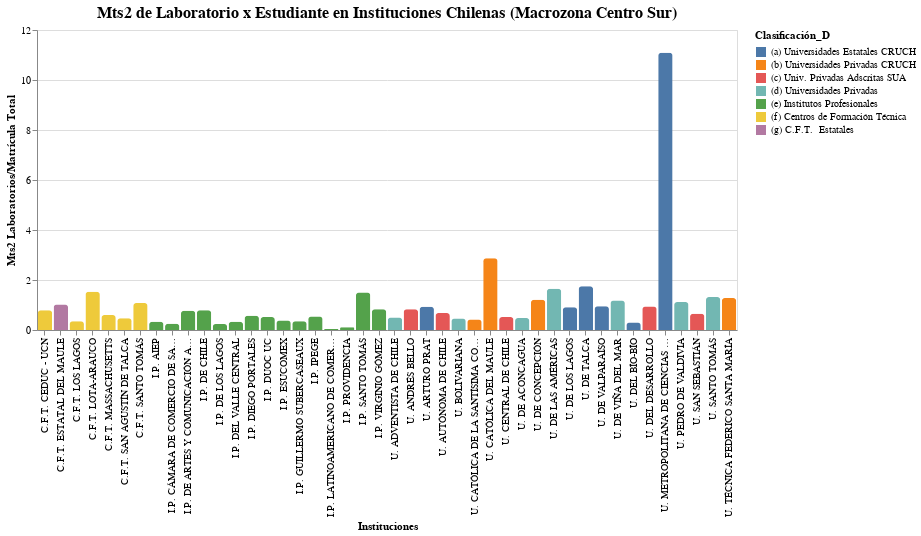

Source (notebook cell):
### Code cell
## PLOT por regiones
bars = alt.Chart(df_infra_zona_mts2).mark_bar(
    cornerRadiusTopLeft=3,
    cornerRadiusTopRight=3
).encode(
    y = alt.Y('Measure Values 2:Q',title="Mts2 Laboratorios/Matrícula Total"),
    x=alt.X('Nombre de Institución:O',title="Instituciones",axis={"labelAngle":-90}),
    color='Clasificación_D:N',
    #column='Clasificación_D:N'

).properties( width=700).resolve_scale(
    #y='independent',
    x='independent'
).properties(
    title="Mts2 de Laboratorio x Estudiante en Instituciones Chilenas (Macrozona Centro Sur)",
    
).configure_title(fontSize=16,anchor="middle")

#bars.save("inst_estu_labs_macrozona.png",scale_factor=2.0)
bars

### Figure 1 — Vega-Lite specification as saved in the notebook (floating-point values rounded to 4 significant figures)
{"config": {"view": {"continuousWidth": 400, "continuousHeight": 300}, "title": {"anchor": "middle", "fontSize": 16}}, "data": {"name": "data-bf31875601f0ad00f99e1e1c3d23f8a1"}, "mark": {"type": "bar", "cornerRadiusTopLeft": 3, "cornerRadiusTopRight": 3}, "encoding": {"color": {"type": "nominal", "field": "Clasificación_D"}, "x": {"type": "ordinal", "axis": {"labelAngle": -90}, "field": "Nombre de Institución", "title": "Instituciones"}, "y": {"type": "quantitative", "field": "Measure Values 2", "title": "Mts2 Laboratorios/Matrícula Total"}}, "resolve": {"scale": {"x": "independent"}}, "title": "Mts2 de Laboratorio x Estudiante en Instituciones Chilenas (Macrozona Centro Sur)", "width": 700, "$schema": "https://vega.github.io/schema/vega-lite/v4.8.1.json", "datasets": {"data-bf31875601f0ad00f99e1e1c3d23f8a1": [{"Clasificación_D": "(a) Universidades Estatales CRUCH", "Nombre de Institución": "U. METROPOLITANA DE CIENCIAS DE LA EDUCACIÓN", "Measure Names": "Matrícula Total / Mts2 Laboratorios", "Measure Values": 0.09014, "Measure Values 2": 11.09}, {"Clasificación_D": "(a) Universidades Estatales CRUCH", "Nombre de Institución": "U. DEL BÍO-BÍO", "Measure Names": "Matrícula Total / Mts2 Laboratorios", "Measure Values": 3.361, "Measure Values 2": 0.2976}, {"Clasificación_D": "(a) Universidades Estatales CRUCH", "Nombre de Institución": "U. DE VALPARAÍSO", "Measure Names": "Matrícula Total / Mts2 Laboratorios", "Measure Values": 1.048, "Measure Values 2": 0.9539}, {"Clasificación_D": "(a) Universidades Estatales CRUCH", "Nombre de Institución": "U. DE TALCA", "Measure Names": "Matrícula Total / Mts2 Laboratorios", "Measure Values": 0.5726, "Measure Values 2": 1.746}, {"Clasificación_D": "(a) Universidades Estatales CRUCH", "Nombre de Institución": "U. DE LOS LAGOS", "Measure Names": "Matrícula Total / Mts2 Laboratorios", "Measure Values": 1.103, "Measure Values 2": 0.9069}, {"Clasificación_D": "(a) Universidades Estatales CRUCH", "Nombre de Institución": "U. ARTURO PRAT", "Measure Names": "Matrícula Total / Mts2 Laboratorios", "Measure Values": 1.073, "Measure Values 2": 0.9317}, {"Clasificación_D": "(b) Universidades Privadas CRUCH", "Nombre de Institución": "U. TÉCNICA FEDERICO SANTA MARÍA", "Measure Names": "Matrícula Total / Mts2 Laboratorios", "Measure Values": 0.7813, "Measure Values 2": 1.28}, {"Clasificación_D": "(b) Universidades Privadas CRUCH", "Nombre de Institución": "U. DE CONCEPCIÓN", "Measure Names": "Matrícula Total / Mts2 Laboratorios", "Measure Values": 0.8254, "Measure Values 2": 1.212}, {"Clasificación_D": "(b) Universidades Privadas CRUCH", "Nombre de Institución": "U. CATÓLICA DEL MAULE", "Measure Names": "Matrícula Total / Mts2 Laboratorios", "Measure Values": 0.3484, "Measure Values 2": 2.871}, {"Clasificación_D": "(b) Universidades Privadas CRUCH", "Nombre de Institución": "U. CATÓLICA DE LA SANTÍSIMA CONCEPCIÓN", "Measure Names": "Matrícula Total / Mts2 Laboratorios", "Measure Values": 2.406, "Measure Values 2": 0.4157}, {"Clasificación_D": "(c) Univ. Privadas Adscritas SUA", "Nombre de Institución": "U. SAN SEBASTIÁN", "Measure Names": "Matrícula Total / Mts2 Laboratorios", "Measure Values": 1.528, "Measure Values 2": 0.6543}, {"Clasificación_D": "(c) Univ. Privadas Adscritas SUA", "Nombre de Institución": "U. DEL DESARROLLO", "Measure Names": "Matrícula Total / Mts2 Laboratorios", "Measure Values": 1.068, "Measure Values 2": 0.9359}, {"Clasificación_D": "(c) Univ. Privadas Adscritas SUA", "Nombre de Institución": "U. CENTRAL DE CHILE", "Measure Names": "Matrícula Total / Mts2 Laboratorios", "Measure Values": 1.917, "Measure Values 2": 0.5215}, {"Clasificación_D": "(c) Univ. Privadas Adscritas SUA", "Nombre de Institución": "U. AUTÓNOMA DE CHILE", "Measure Names": "Matrícula Total / Mts2 Laboratorios", "Measure Values": 1.465, "Measure Values 2": 0.6824}, {"Clasificación_D": "(c) Univ. Privadas Adscritas SUA", "Nombre de Institución": "U. ANDRÉS BELLO", "Measure Names": "Matrícula Total / Mts2 Laboratorios", "Measure Values": 1.211, "Measure Values 2": 0.8259}, {"Clasificación_D": "(d) Universidades Privadas", "Nombre de Institución": "U. TECNOLÓGICA DE CHILE INACAP", "Measure Names": "Matrícula Total / Mts2 Laboratorios", "Measure Values": null, "Measure Values 2": null}, {"Clasificación_D": "(d) Universidades Privadas", "Nombre de Institución": "U. SANTO TOMÁS", "Measure Names": "Matrícula Total / Mts2 Laboratorios", "Measure Values": 0.7583, "Measure Values 2": 1.319}, {"Clasificación_D": "(d) Universidades Privadas", "Nombre de Institución": "U. PEDRO DE VALDIVIA", "Measure Names": "Matrícula Total / Mts2 Laboratorios", "Measure Values": 0.8894, "Measure Values 2": 1.124}, {"Clasificación_D": "(d) Universidades Privadas", "Nombre de Institución": "U. LA REPÚBLICA", "Measure Names": "Matrícula Total / Mts2 Laboratorios", "Measure Values": null, "Measure Values 2": null}, {"Clasificación_D": "(d) Universidades Privadas", "Nombre de Institución": "U. DE VIÑA DEL MAR", "Measure Names": "Matrícula Total / Mts2 Laboratorios", "Measure Values": 0.8443, "Measure Values 2": 1.184}, {"Clasificación_D": "(d) Universidades Privadas", "Nombre de Institución": "U. DE LAS AMÉRICAS", "Measure Names": "Matrícula Total / Mts2 Laboratorios", "Measure Values": 0.6053, "Measure Values 2": 1.652}, {"Clasificación_D": "(d) Universidades Privadas", "Nombre de Institución": "U. DE ACONCAGUA", "Measure Names": "Matrícula Total / Mts2 Laboratorios", "Measure Values": 2.064, "Measure Values 2": 0.4845}, {"Clasificación_D": "(d) Universidades Privadas", "Nombre de Institución": "U. BOLIVARIANA", "Measure Names": "Matrícula Total / Mts2 Laboratorios", "Measure Values": 2.172, "Measure Values 2": 0.4603}, {"Clasificación_D": "(d) Universidades Privadas", "Nombre de Institución": "U. ADVENTISTA DE CHILE", "Measure Names": "Matrícula Total / Mts2 Laboratorios", "Measure Values": 1.995, "Measure Values 2": 0.5013}, {"Clasificación_D": "(e) Institutos Profesionales", "Nombre de Institución": "I.P. VIRGINIO GÓMEZ", "Measure Names": "Matrícula Total / Mts2 Laboratorios", "Measure Values": 1.211, "Measure Values 2": 0.826}, {"Clasificación_D": "(e) Institutos Profesionales", "Nombre de Institución": "I.P. SANTO TOMÁS", "Measure Names": "Matrícula Total / Mts2 Laboratorios", "Measure Values": 0.6673, "Measure Values 2": 1.498}, {"Clasificación_D": "(e) Institutos Profesionales", "Nombre de Institución": "I.P. PROVIDENCIA", "Measure Names": "Matrícula Total / Mts2 Laboratorios", "Measure Values": 9.166, "Measure Values 2": 0.1091}, {"Clasificación_D": "(e) Institutos Profesionales", "Nombre de Institución": "I.P. LATINOAMERICANO DE COMERCIO EXTERIOR", "Measure Names": "Matrícula Total / Mts2 Laboratorios", "Measure Values": 22.44, "Measure Values 2": 0.04457}, {"Clasificación_D": "(e) Institutos Profesionales", "Nombre de Institución": "I.P. IPEGE", "Measure Names": "Matrícula Total / Mts2 Laboratorios", "Measure Values": 1.862, "Measure Values 2": 0.5371}, {"Clasificación_D": "(e) Institutos Profesionales", "Nombre de Institución": "I.P. INACAP", "Measure Names": "Matrícula Total / Mts2 Laboratorios", "Measure Values": null, "Measure Values 2": null}, {"Clasificación_D": "(e) Institutos Profesionales", "Nombre de Institución": "I.P. GUILLERMO SUBERCASEAUX", "Measure Names": "Matrícula Total / Mts2 Laboratorios", "Measure Values": 2.884, "Measure Values 2": 0.3467}, {"Clasificación_D": "(e) Institutos Profesionales", "Nombre de Institución": "I.P. ESUCOMEX", "Measure Names": "Matrícula Total / Mts2 Laboratorios", "Measure Values": 2.666, "Measure Values 2": 0.3752}, {"Clasificación_D": "(e) Institutos Profesionales", "Nombre de Institución": "I.P. DUOC UC", "Measure Names": "Matrícula Total / Mts2 Laboratorios", "Measure Values": 1.939, "Measure Values 2": 0.5159}, {"Clasificación_D": "(e) Institutos Profesionales", "Nombre de Institución": "I.P. DIEGO PORTALES", "Measure Names": "Matrícula Total / Mts2 Laboratorios", "Measure Values": 1.74, "Measure Values 2": 0.5746}, {"Clasificación_D": "(e) Institutos Profesionales", "Nombre de Institución": "I.P. DEL VALLE CENTRAL", "Measure Names": "Matrícula Total / Mts2 Laboratorios", "Measure Values": 3.051, "Measure Values 2": 0.3278}, {"Clasificación_D": "(e) Institutos Profesionales", "Nombre de Institución": "I.P. DE LOS LAGOS", "Measure Names": "Matrícula Total / Mts2 Laboratorios", "Measure Values": 4.189, "Measure Values 2": 0.2387}, {"Clasificación_D": "(e) Institutos Profesionales", "Nombre de Institución": "I.P. DE LOS ANGELES", "Measure Names": "Matrícula Total / Mts2 Laboratorios", "Measure Values": null, "Measure Values 2": null}, {"Clasificación_D": "(e) Institutos Profesionales", "Nombre de Institución": "I.P. DE CHILE", "Measure Names": "Matrícula Total / Mts2 Laboratorios", "Measure Values": 1.261, "Measure Values 2": 0.7929}, {"Clasificación_D": "(e) Institutos Profesionales", "Nombre de Institución": "I.P. DE ARTES Y COMUNICACIÓN ARCOS", "Measure Names": "Matrícula Total / Mts2 Laboratorios", "Measure Values": 1.292, "Measure Values 2": 0.7738}, {"Clasificación_D": "(e) Institutos Profesionales", "Nombre de Institución": "I.P. CÁMARA DE COMERCIO DE SANTIAGO", "Measure Names": "Matrícula Total / Mts2 Laboratorios", "Measure Values": 3.934, "Measure Values 2": 0.2542}, {"Clasificación_D": "(e) Institutos Profesionales", "Nombre de Institución": "I.P. AIEP", "Measure Names": "Matrícula Total / Mts2 Laboratorios", "Measure Values": 2.999, "Measure Values 2": 0.3334}, {"Clasificación_D": "(f) Centros de Formación Técnica", "Nombre de Institución": "C.F.T. SANTO TOMÁS", "Measure Names": "Matrícula Total / Mts2 Laboratorios", "Measure Values": 0.9283, "Measure Values 2": 1.077}, {"Clasificación_D": "(f) Centros de Formación Técnica", "Nombre de Institución": "C.F.T. SAN AGUSTÍN DE TALCA", "Measure Names": "Matrícula Total / Mts2 Laboratorios", "Measure Values": 2.117, "Measure Values 2": 0.4724}, {"Clasificación_D": "(f) Centros de Formación Técnica", "Nombre de Institución": "C.F.T. PROANDES", "Measure Names": "Matrícula Total / Mts2 Laboratorios", "Measure Values": null, "Measure Values 2": null}, {"Clasificación_D": "(f) Centros de Formación Técnica", "Nombre de Institución": "C.F.T. MASSACHUSETTS", "Measure Names": "Matrícula Total / Mts2 Laboratorios", "Measure Values": 1.664, "Measure Values 2": 0.6009}, {"Clasificación_D": "(f) Centros de Formación Técnica", "Nombre de Institución": "C.F.T. MANPOWER", "Measure Names": "Matrícula Total / Mts2 Laboratorios", "Measure Values": null, "Measure Values 2": null}, {"Clasificación_D": "(f) Centros de Formación Técnica", "Nombre de Institución": "C.F.T. LOTA-ARAUCO", "Measure Names": "Matrícula Total / Mts2 Laboratorios", "Measure Values": 0.654, "Measure Values 2": 1.529}, {"Clasificación_D": "(f) Centros de Formación Técnica", "Nombre de Institución": "C.F.T. LOS LAGOS", "Measure Names": "Matrícula Total / Mts2 Laboratorios", "Measure Values": 2.887, "Measure Values 2": 0.3464}, {"Clasificación_D": "(f) Centros de Formación Técnica", "Nombre de Institución": "C.F.T. INST. CENTRAL DE CAPACITACIÓN EDUCACIONAL ICCE", "Measure Names": "Matrícula Total / Mts2 Laboratorios", "Measure Values": null, "Measure Values 2": null}, {"Clasificación_D": "(f) Centros de Formación Técnica", "Nombre de Institución": "C.F.T. INACAP", "Measure Names": "Matrícula Total / Mts2 Laboratorios", "Measure Values": null, "Measure Values 2": null}, {"Clasificación_D": "(f) Centros de Formación Técnica", "Nombre de Institución": "C.F.T. CEDUC - UCN", "Measure Names": "Matrícula Total / Mts2 Laboratorios", "Measure Values": 1.263, "Measure Values 2": 0.792}, {"Clasificación_D": "(g) C.F.T.  Estatales", "Nombre de Institución": "C.F.T. ESTATAL DEL MAULE", "Measure Names": "Matrícula Total / Mts2 Laboratorios", "Measure Values": 0.9813, "Measure Values 2": 1.019}]}}
